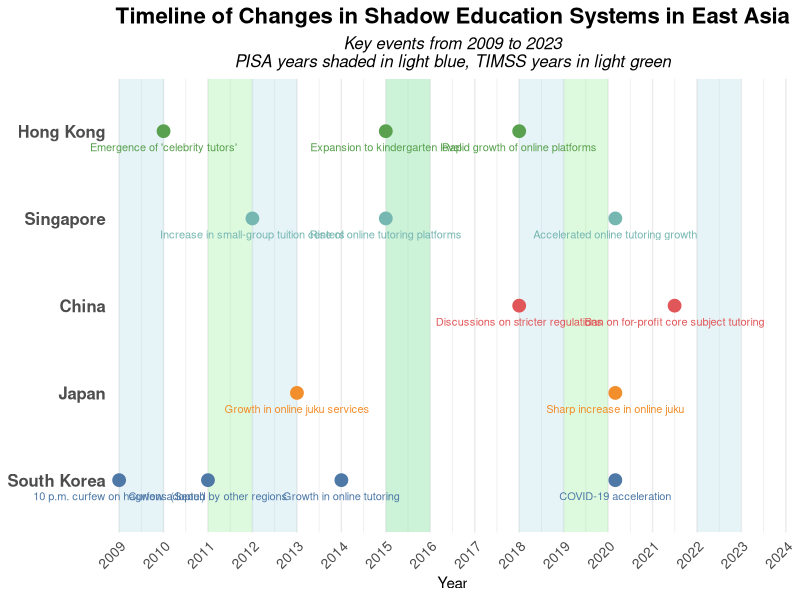
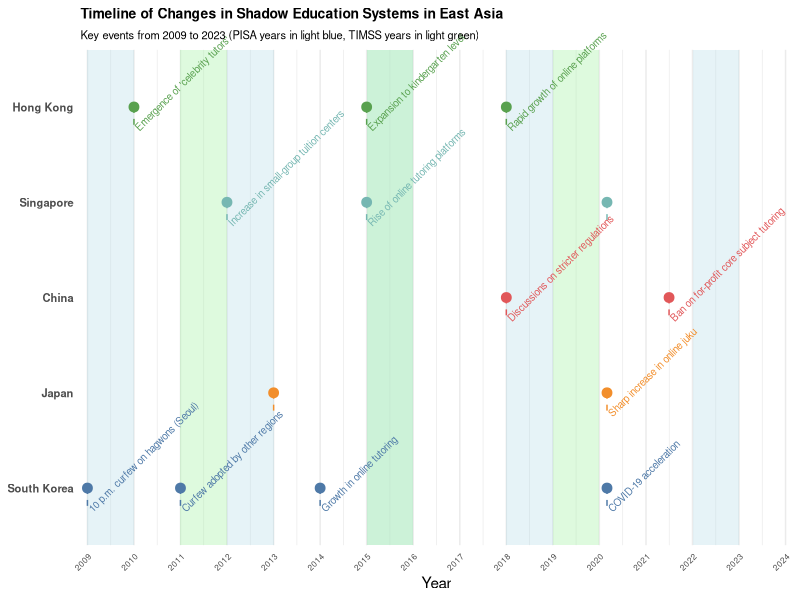
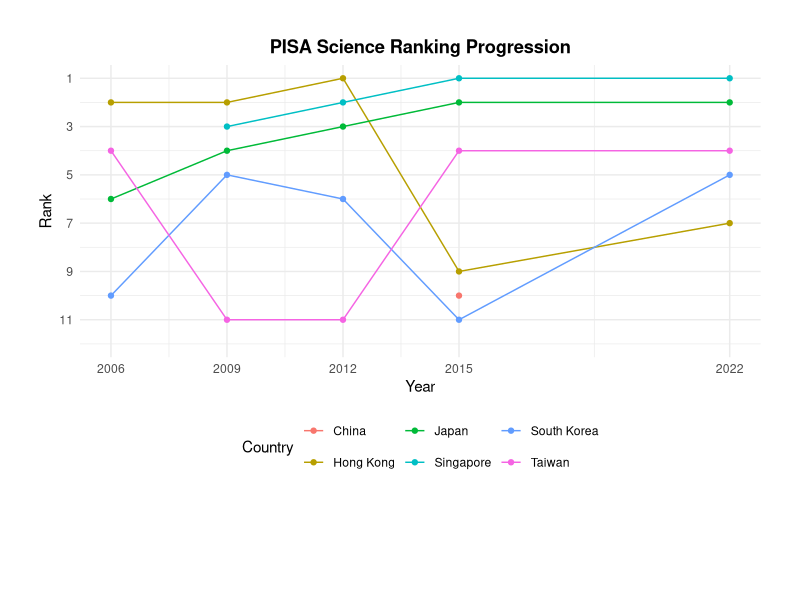
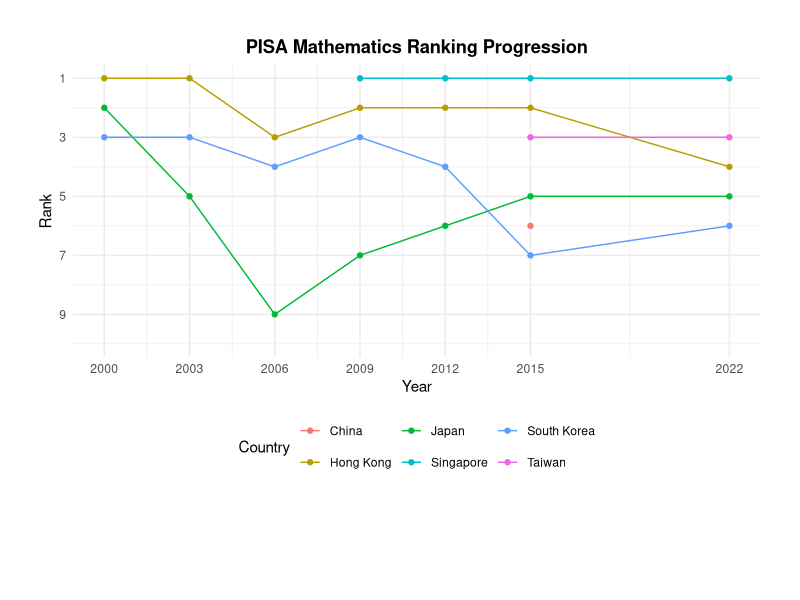
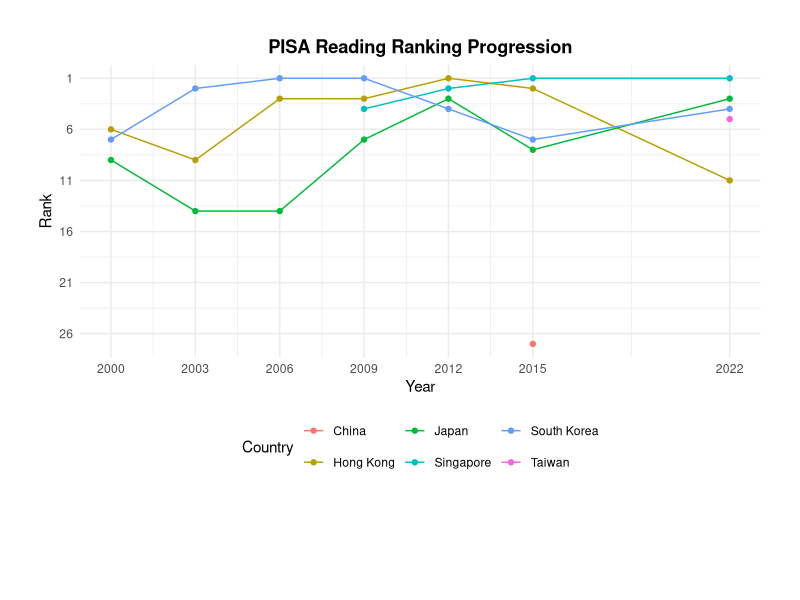
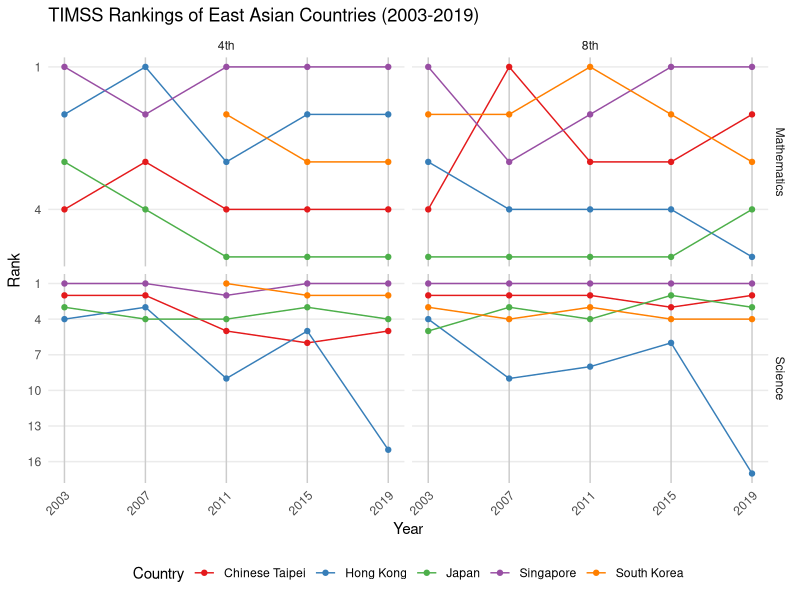
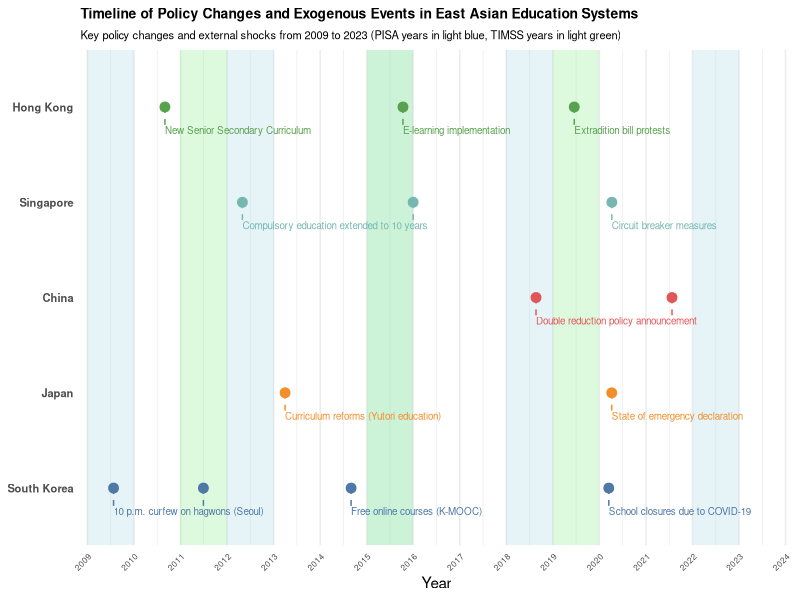
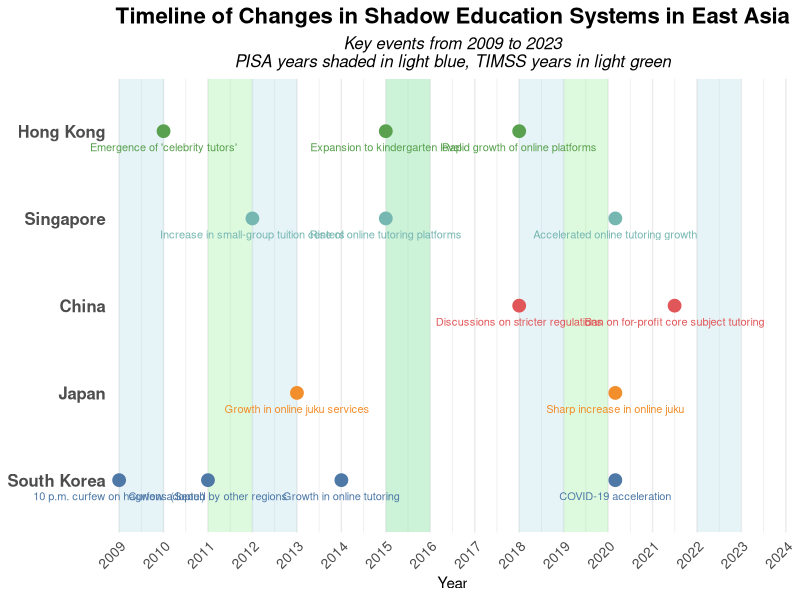

Here is the R script that generated these plots, in order: (Note: this script raises an error after producing the figures.)
library(ggplot2)
library(lubridate)
library(tidyverse)
library(reshape2)

# policy change
events <- data.frame(
  date = as.Date(c("2009-01-01", "2011-01-01", "2014-01-01", "2020-03-01",
                   "2013-01-01", "2020-03-01",
                   "2018-01-01", "2021-07-01",
                   "2012-01-01", "2015-01-01", "2020-03-01",
                   "2010-01-01", "2015-01-01", "2018-01-01")),
  event = c("10 p.m. curfew on hagwons (Seoul)", "Curfew adopted by other regions", "Growth in online tutoring", "COVID-19 acceleration",
            "Growth in online juku services", "Sharp increase in online juku",
            "Discussions on stricter regulations", "Ban on for-profit core subject tutoring",
            "Increase in small-group tuition centers", "Rise of online tutoring platforms", "Accelerated online tutoring growth",
            "Emergence of 'celebrity tutors'", "Expansion to kindergarten level", "Rapid growth of online platforms"),
  country = factor(c("South Korea", "South Korea", "South Korea", "South Korea",
                     "Japan", "Japan",
                     "China", "China",
                     "Singapore", "Singapore", "Singapore",
                     "Hong Kong", "Hong Kong", "Hong Kong"),
                   levels = c("South Korea", "Japan", "China", "Singapore", "Hong Kong"))
)

country_colors <- c("South Korea" = "#4e79a7", "Japan" = "#f28e2b", 
                    "China" = "#e15759", "Singapore" = "#76b7b2", 
                    "Hong Kong" = "#59a14f")

pisa_years <- as.Date(paste0(c(2009, 2012, 2015, 2018, 2022), "-01-01"))
timss_years <- as.Date(paste0(c(2011, 2015, 2019, 2023), "-01-01"))

ggplot(events, aes(x=date, y=country, color=country)) +
  geom_rect(data=data.frame(x=pisa_years), aes(xmin=x, xmax=x+years(1), ymin=-Inf, ymax=Inf), 
            fill="lightblue", alpha=0.3, inherit.aes=FALSE) +
  geom_rect(data=data.frame(x=timss_years), aes(xmin=x, xmax=x+years(1), ymin=-Inf, ymax=Inf), 
            fill="lightgreen", alpha=0.3, inherit.aes=FALSE) +
  geom_point(size=4) +
  geom_text(aes(label=event), vjust=2.5, hjust=0.5, size=2.8) +
  theme_minimal() +
  theme(legend.position="none",
        axis.title.y=element_blank(),
        panel.grid.major.y = element_blank(),
        plot.title = element_text(hjust = 0.5, size = 16, face = "bold"),
        plot.subtitle = element_text(hjust = 0.5, size = 12, face = "italic"),
        axis.text.y = element_text(size=12, face="bold"),
        axis.text.x = element_text(angle = 45, hjust = 1, size=10)) +
  labs(title="Timeline of Changes in Shadow Education Systems in East Asia",
       subtitle="Key events from 2009 to 2023\nPISA years shaded in light blue, TIMSS years in light green",
       x="Year") +
  scale_x_date(date_breaks = "1 year", date_labels = "%Y", 
               limits = as.Date(c("2009-01-01", "2023-12-31")), 
               expand = c(0.01, 0)) +
  scale_color_manual(values = country_colors) +
  coord_cartesian(clip = 'off')

ggsave("improved_east_asia_shadow_education_timeline_extended.pdf", width = 18, height = 10, dpi = 300)


events <- data.frame(
  date = as.Date(c("2009-01-01", "2011-01-01", "2014-01-01", "2020-03-01",
                   "2013-01-01", "2020-03-01",
                   "2018-01-01", "2021-07-01",
                   "2012-01-01", "2015-01-01", "2020-03-01",
                   "2010-01-01", "2015-01-01", "2018-01-01")),
  event = c("10 p.m. curfew on hagwons (Seoul)", "Curfew adopted by other regions", "Growth in online tutoring", "COVID-19 acceleration",
            "Growth in online juku services", "Sharp increase in online juku",
            "Discussions on stricter regulations", "Ban on for-profit core subject tutoring",
            "Increase in small-group tuition centers", "Rise of online tutoring platforms", "Accelerated online tutoring growth",
            "Emergence of 'celebrity tutors'", "Expansion to kindergarten level", "Rapid growth of online platforms"),
  country = factor(c("South Korea", "South Korea", "South Korea", "South Korea",
                     "Japan", "Japan",
                     "China", "China",
                     "Singapore", "Singapore", "Singapore",
                     "Hong Kong", "Hong Kong", "Hong Kong"),
                   levels = c("South Korea", "Japan", "China", "Singapore", "Hong Kong"))
)

country_colors <- c("South Korea" = "#4e79a7", "Japan" = "#f28e2b", 
                    "China" = "#e15759", "Singapore" = "#76b7b2", 
                    "Hong Kong" = "#59a14f")

pisa_years <- as.Date(paste0(c(2009, 2012, 2015, 2018, 2022), "-01-01"))
timss_years <- as.Date(paste0(c(2011, 2015, 2019), "-01-01"))

ggplot(events, aes(x=date, y=country, color=country)) +
  geom_rect(data=data.frame(x=pisa_years), aes(xmin=x, xmax=x+years(1), ymin=-Inf, ymax=Inf), 
            fill="lightblue", alpha=0.3, inherit.aes=FALSE) +
  geom_rect(data=data.frame(x=timss_years), aes(xmin=x, xmax=x+years(1), ymin=-Inf, ymax=Inf), 
            fill="lightgreen", alpha=0.3, inherit.aes=FALSE) +
  geom_point(size=3) +
  geom_segment(aes(xend=date, yend=as.numeric(country) - 0.2), linetype="dashed") +
  geom_text(aes(label=event, y=as.numeric(country) - 0.2), 
            hjust=0, vjust=1, size=2.5, angle=45, check_overlap = TRUE) +
  theme_minimal() +
  theme(legend.position="none",
        axis.title.y=element_blank(),
        panel.grid.major.y = element_blank(),
        plot.title = element_text(hjust = 0, size = 10, face = "bold"),
        plot.subtitle = element_text(hjust = 0, size = 8),
        axis.text.y = element_text(size=8, face="bold"),
        axis.text.x = element_text(angle = 45, hjust = 1, size=6)) +
  labs(title="Timeline of Changes in Shadow Education Systems in East Asia",
       subtitle="Key events from 2009 to 2023 (PISA years in light blue, TIMSS years in light green)",
       x="Year") +
  scale_x_date(date_breaks = "1 year", date_labels = "%Y", 
               limits = as.Date(c("2009-01-01", "2023-12-31")), 
               expand = c(0.01, 0)) +
  scale_color_manual(values = country_colors) +
  coord_cartesian(clip = 'off')

#------------------------------------ PISA ranking

theme_pisa <- theme_minimal() +
  theme(legend.position = "bottom",
        plot.title = element_text(hjust = 0.5, face = "bold"),
        plot.margin = unit(c(1, 1, 3, 1), "cm"))  # top, right, bottom, left

china_note <- "Note: Chinese provinces/municipalities of Beijing, Shanghai, Jiangsu and Zhejiang\nwere participants in the 2022 edition, but their results were not published as they\nwere not able to fully collect data because of COVID restrictions."

create_pisa_plot <- function(data, title, max_rank) {
  ggplot(data, aes(x = Year, y = Rank, color = Country, group = Country)) +
    geom_line() +
    geom_point() +
    scale_y_reverse(breaks = seq(1, max_rank, by = ifelse(max_rank > 20, 5, 2)),
                    limits = c(max_rank, 1)) +
    scale_x_continuous(breaks = unique(data$Year)) +
    labs(title = title, x = "Year", y = "Rank") +
    theme_pisa +
    annotate("text", x = mean(range(data$Year)), y = max_rank + 1, 
             label = china_note, hjust = 0.5, vjust = 0, size = 3, color = "darkgray") +
    coord_cartesian(clip = "off")
}


# Science
science_data <- data.frame(
  Year = rep(c(2006, 2009, 2012, 2015, 2022), 6),
  Country = rep(c("Singapore", "Hong Kong", "South Korea", "Japan", "China", "Taiwan"), each = 5),
  Rank = c(
    NA, 3, 2, 1, 1,    # Singapore
    2, 2, 1, 9, 7,     # Hong Kong
    10, 5, 6, 11, 5,   # South Korea
    6, 4, 3, 2, 2,     # Japan
    NA, NA, NA, 10, NA,# China (B-S-J-G)
    4, 11, 11, 4, 4  # Taiwan

  )
)
p_science <- create_pisa_plot(science_data, "PISA Science Ranking Progression", 12)
p_science
ggsave("pisa_science_rankings.png", plot = p_science, width = 12, height = 8)

# Mathematics
math_data <- data.frame(
  Year = rep(c(2000, 2003, 2006, 2009, 2012, 2015, 2022), 6),
  Country = rep(c("Singapore", "Hong Kong", "South Korea", "Japan", "China", "Taiwan"), each = 7),
  Rank = c(
    NA, NA, NA, 1, 1, 1, 1,    # Singapore
    1, 1, 3, 2, 2, 2, 4,       # Hong Kong
    3, 3, 4, 3, 4, 7, 6,       # South Korea
    2, 5, 9, 7, 6, 5, 5,       # Japan
    NA, NA, NA, NA, NA, 6, NA, # China (B-S-J-G)
    NA, NA, NA, NA, NA, 3, 3  # Taiwan
  )
)
p_math <- create_pisa_plot(math_data, "PISA Mathematics Ranking Progression", 10)
p_math
ggsave("pisa_math_rankings.png", plot = p_math, width = 12, height = 8)

# Reading
reading_data <- data.frame(
  Year = rep(c(2000, 2003, 2006, 2009, 2012, 2015, 2022), 6),
  Country = rep(c("Singapore", "Hong Kong", "South Korea", "Japan", "China", "Taiwan"), each = 7),
  Rank = c(
    NA, NA, NA, 4, 2, 1, 1,    # Singapore
    6, 9, 3, 3, 1, 2, 11,      # Hong Kong
    7, 2, 1, 1, 4, 7, 4,       # South Korea
    9, 14, 14, 7, 3, 8, 3,     # Japan
    NA, NA, NA, NA, NA, 27, NA,# China
    NA, NA, NA, NA, NA, NA, 5  # Taiwan (Chinese Taipei)
  )
)
p_reading <- create_pisa_plot(reading_data, "PISA Reading Ranking Progression", 27)
p_reading

ggsave("pisa_reading_rankings.png", plot = p_reading, width = 12, height = 8)

# ------------------------------------- TIMMS ranking position

data_TIMMS <- data.frame(
  Year = rep(c(2003, 2007, 2011, 2015, 2019), each = 20),
  Country = rep(c("Chinese Taipei", "South Korea", "Singapore", "Hong Kong", "Japan"), times = 20),
  Subject = rep(rep(c("Mathematics", "Science"), each = 10), times = 5),
  Grade = rep(rep(c("4th", "8th"), each = 5), times = 10),
  Rank = c(
    #      Maths                      Science
    # 4th       8th               4th          8th
    # CT,SK,SG,HK,JP             CT,SK,SG,HK,JP
   
     # 2003 data
    4,NA,1,2,3,  4,2,1,3,5,      2,NA,1,4,3,  2,3,1,4,5, 
    # 2007 data
    3,NA,2,1,4,  1,2,3,4,5,      2,NA,1,3,4,  2,4,1,9,3,
    # 2011 data
    4,2,1,3,5,  3,1,2,4,5,       5,1,2,9,4,   2,3,1,8,4,
    # 2015 data
    4,3,1,2,5,  3,2,1,4,5,       6,2,1,5,3,   3,4,1,6,2,
    # 2019 data
    4,3,1,2,5,  2,3,1,5,4,       5,2,1,15,4,  2,4,1,17,3
  )
)

ggplot(data_TIMMS, aes(x = Year, y = Rank, color = Country, group = Country)) +
  geom_line(size = 0.5) +
  geom_point(size = 1.5) +
  facet_grid(Subject ~ Grade, scales = "free_y") +
  scale_y_reverse(breaks = seq(1, 20, by = 3)) +
  scale_x_continuous(breaks = c(2003, 2007, 2011, 2015, 2019)) +  
  scale_color_brewer(palette = "Set1") +
  theme_minimal() +
  labs(title = "TIMSS Rankings of East Asian Countries (2003-2019)",
       x = "Year", y = "Rank") +
  theme(legend.position = "bottom",
        axis.text.x = element_text(angle = 45, hjust = 1),
        panel.grid.minor = element_blank(),
        panel.grid.major.x = element_line(color = "gray80")) +  
  guides(color = guide_legend(nrow = 1))

ggsave("east_asian_timss_rankings.png", width = 12, height = 8, dpi = 300)


#------------------ policy changes

library(ggplot2)

events <- data.frame(
  date = as.Date(c("2009-07-25", "2011-06-30", "2014-09-01", "2020-03-15",
                   "2013-04-01", "2020-04-07",
                   "2018-08-22", "2021-07-24",
                   "2012-05-01", "2016-01-01", "2020-04-08",
                   "2010-09-01", "2015-10-13", "2019-06-18")),
  event = c("10 p.m. curfew on hagwons (Seoul)", "Nationwide hagwon curfew", "Free online courses (K-MOOC)", "School closures due to COVID-19",
            "Curriculum reforms (Yutori education)", "State of emergency declaration",
            "Double reduction policy announcement", "Ban on for-profit tutoring",
            "Compulsory education extended to 10 years", "SkillsFuture Credit launch", "Circuit breaker measures",
            "New Senior Secondary Curriculum", "E-learning implementation", "Extradition bill protests"),
  country = factor(c("South Korea", "South Korea", "South Korea", "South Korea",
                     "Japan", "Japan",
                     "China", "China",
                     "Singapore", "Singapore", "Singapore",
                     "Hong Kong", "Hong Kong", "Hong Kong"),
                   levels = c("South Korea", "Japan", "China", "Singapore", "Hong Kong"))
)

country_colors <- c("South Korea" = "#4e79a7", "Japan" = "#f28e2b", 
                    "China" = "#e15759", "Singapore" = "#76b7b2", 
                    "Hong Kong" = "#59a14f")

pisa_years <- as.Date(paste0(c(2009, 2012, 2015, 2018, 2022), "-01-01"))
timss_years <- as.Date(paste0(c(2011, 2015, 2019), "-01-01"))

ggplot(events, aes(x=date, y=country, color=country)) +
  geom_rect(data=data.frame(x=pisa_years), aes(xmin=x, xmax=x+years(1), ymin=-Inf, ymax=Inf), 
            fill="lightblue", alpha=0.3, inherit.aes=FALSE) +
  geom_rect(data=data.frame(x=timss_years), aes(xmin=x, xmax=x+years(1), ymin=-Inf, ymax=Inf), 
            fill="lightgreen", alpha=0.3, inherit.aes=FALSE) +
  geom_point(size=3) +
  geom_segment(aes(xend=date, yend=as.numeric(country) - 0.2), linetype="dashed") +
  geom_text(aes(label=event, y=as.numeric(country) - 0.2), 
            hjust=0, vjust=1, size=2.5, angle=0, check_overlap = TRUE) +
  theme_minimal() +
  theme(legend.position="none",
        axis.title.y=element_blank(),
        panel.grid.major.y = element_blank(),
        plot.title = element_text(hjust = 0, size = 10, face = "bold"),
        plot.subtitle = element_text(hjust = 0, size = 8),
        axis.text.y = element_text(size=8, face="bold"),
        axis.text.x = element_text(angle = 45, hjust = 1, size=6)) +
  labs(title="Timeline of Policy Changes and Exogenous Events in East Asian Education Systems",
       subtitle="Key policy changes and external shocks from 2009 to 2023 (PISA years in light blue, TIMSS years in light green)",
       x="Year") +
  scale_x_date(date_breaks = "1 year", date_labels = "%Y", 
               limits = as.Date(c("2009-01-01", "2023-12-31")), 
               expand = c(0.01, 0)) +
  scale_color_manual(values = country_colors) +
  coord_cartesian(clip = 'off')


dplyr::count(production_data,English_points)